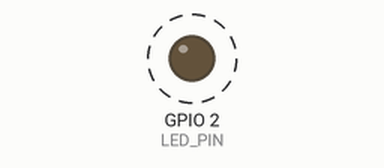
Bench run of a sketch on a simulated ESP32. Parts: output pins drawn as LEDs (lit = HIGH). Dashed ring = blinking. What the sketch prints to the serial monitor is not drawn.

Above: at 2.1 s.
Timing chart, 0 to 5.7 s (numbered marks = the images above):
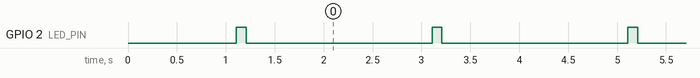

Measured:
- by itself, GPIO 2 (LED_PIN): alternates HIGH for 0.10 s and LOW for 1.9 s

The sketch:

ESP-NOW-Transmitter_Unicast.ino
```cpp
#include <esp_now.h>
#include <WiFi.h>

#define LED_PIN 2  // Built-in LED on most ESP32 boards

// YOUR RECEIVER MAC ADDRESS
uint8_t receiverAddress[] = {0xF4, 0x65, 0x0B, 0x56, 0x1B, 0xA8};

typedef struct message {
  char text[32];
} message;

message myMessage;

// Callback when data is sent - NEW SIGNATURE for v3.x
void OnDataSent(const wifi_tx_info_t *info, esp_now_send_status_t status) {
  Serial.print("Send Status: ");
  if (status == ESP_NOW_SEND_SUCCESS) {
    Serial.println("Success");
    // Blink LED on success
    digitalWrite(LED_PIN, HIGH);
    delay(100);
    digitalWrite(LED_PIN, LOW);
  } else {
    Serial.println("Fail");
  }
}

void setup() {
  Serial.begin(115200);
  delay(1000);  // Give Serial time to initialize

  // Setup LED
  pinMode(LED_PIN, OUTPUT);
  digitalWrite(LED_PIN, LOW);

  // Set device as WiFi station
  WiFi.mode(WIFI_STA);
  WiFi.disconnect();  // Disconnect from any previous connection
  delay(100);  // Give WiFi time to initialize

  // Print this device's MAC address
  Serial.print("Transmitter MAC Address: ");
  Serial.println(WiFi.macAddress());

  // Init ESP-NOW
  if (esp_now_init() != ESP_OK) {
    Serial.println("Error initializing ESP-NOW");
    return;
  }

  // Register send callback
  esp_now_register_send_cb(OnDataSent);

  // Register peer
  esp_now_peer_info_t peerInfo;
  memset(&peerInfo, 0, sizeof(peerInfo));  // Clear structure
  memcpy(peerInfo.peer_addr, receiverAddress, 6);
  peerInfo.channel = 0;
  peerInfo.encrypt = false;
  peerInfo.ifidx = WIFI_IF_STA;  // Added: specify interface

  // Add peer
  if (esp_now_add_peer(&peerInfo) != ESP_OK){
    Serial.println("Failed to add peer");
    return;
  }

  Serial.println("Transmitter ready!");
  Serial.print("Sending to MAC: ");
  for (int i = 0; i < 6; i++) {
    Serial.printf("%02X", receiverAddress[i]);
    if (i < 5) Serial.print(":");
  }
  Serial.println();
  Serial.println("---");
}

void loop() {
  // Prepare message
  strcpy(myMessage.text, "Hello from ESP32!");

  // Send message via ESP-NOW
  esp_err_t result = esp_now_send(receiverAddress, (uint8_t *) &myMessage, sizeof(myMessage));

  if (result == ESP_OK) {
    Serial.println("Message queued for sending...");
  } else {
    Serial.print("Error sending: ");
    Serial.println(result);
  }

  delay(2000);  // Send every 2 seconds
}
```
